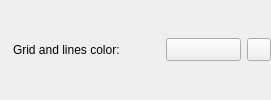
            <widget class="QWidget" name="gbColorDeskew" native="true">
             <layout class="QHBoxLayout" name="horizontalLayout_19">
              <property name="leftMargin">
               <number>0</number>
              </property>
              <property name="topMargin">
               <number>0</number>
              </property>
              <property name="rightMargin">
               <number>0</number>
              </property>
              <property name="bottomMargin">
               <number>0</number>
              </property>
              <item>
               <widget class="QLabel" name="label_11">
                <property name="text">
                 <string/>
                </property>
               </widget>
              </item>
              <item>
               <widget class="QLabel" name="label_12">
                <property name="text">
                 <string>Grid and lines color:</string>
                </property>
               </widget>
              </item>
              <item>
               <spacer name="horizontalSpacer_21">
                <property name="orientation">
                 <enum>Qt::Horizontal</enum>
                </property>
                <property name="sizeHint" stdset="0">
                 <size>
                  <width>40</width>
                  <height>20</height>
                 </size>
                </property>
               </spacer>
              </item>
              <item>
               <widget class="QToolButton" name="btnColorDeskew">
                <property name="minimumSize">
                 <size>
                  <width>75</width>
                  <height>0</height>
                 </size>
                </property>
                <property name="toolTip">
                 <string>Click to change color</string>
                </property>
                <property name="text">
                 <string/>
                </property>
               </widget>
              </item>
              <item>
               <widget class="QToolButton" name="btnColorDeskewReset">
                <property name="toolTip">
                 <string>Reset color to default</string>
                </property>
                <property name="text">
                 <string/>
                </property>
                <property name="icon">
                 <iconset resource="../resources/resources.qrc">
                  <normaloff>:/icons/gimp-undo-history.png</normaloff>:/icons/gimp-undo-history.png</iconset>
                </property>
               </widget>
              </item>
             </layout>
            </widget>
